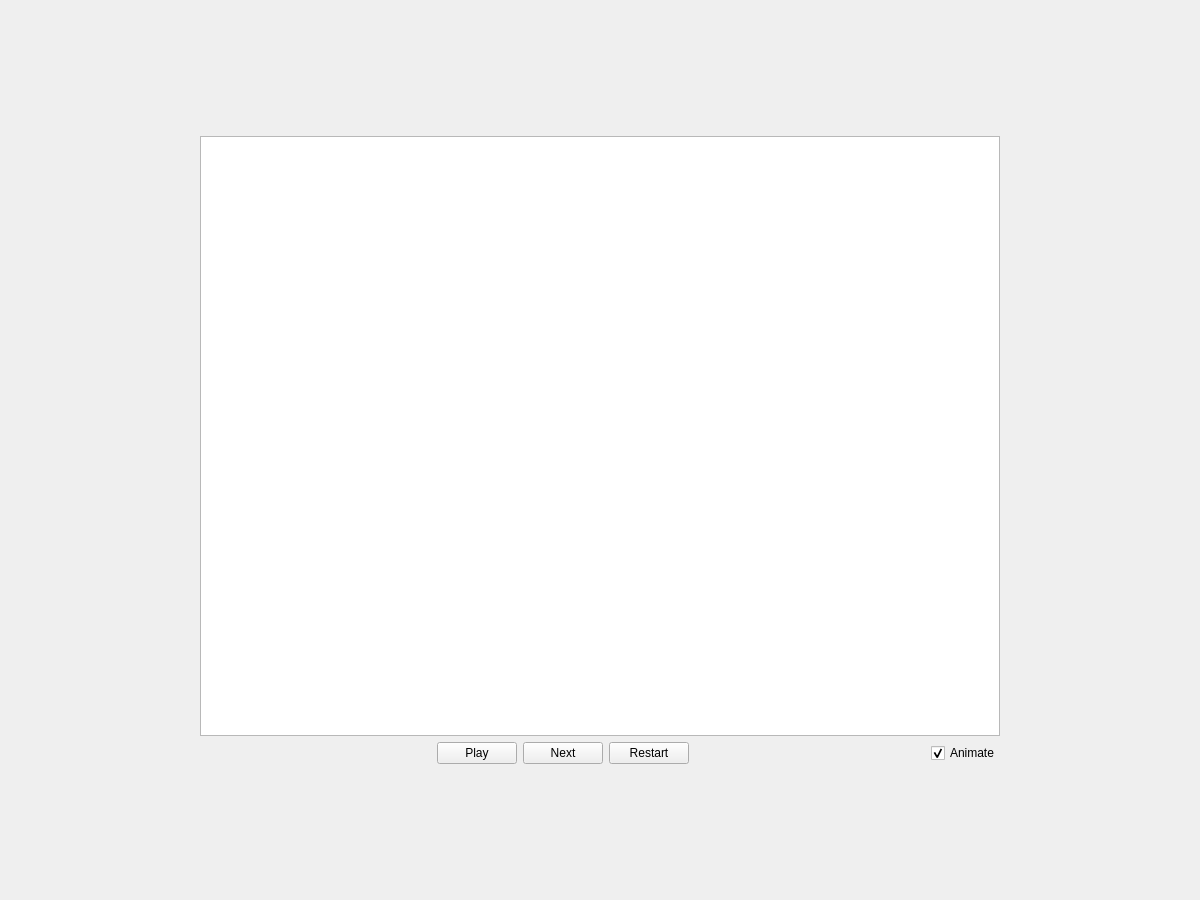
<?xml version="1.0" encoding="UTF-8"?>
<ui version="4.0">
 <class>ReplicatorClass</class>
 <widget class="QMainWindow" name="ReplicatorClass">
  <property name="geometry">
   <rect>
    <x>0</x>
    <y>0</y>
    <width>1200</width>
    <height>900</height>
   </rect>
  </property>
  <property name="windowTitle">
   <string>Replicator</string>
  </property>
  <widget class="QWidget" name="centralWidget">
   <property name="minimumSize">
    <size>
     <width>1200</width>
     <height>900</height>
    </size>
   </property>
   <layout class="QGridLayout" name="gridLayout_2">
    <item row="0" column="0">
     <layout class="QGridLayout" name="gridLayout">
      <item row="2" column="0">
       <spacer name="horizontalSpacer">
        <property name="orientation">
         <enum>Qt::Horizontal</enum>
        </property>
        <property name="sizeHint" stdset="0">
         <size>
          <width>40</width>
          <height>20</height>
         </size>
        </property>
       </spacer>
      </item>
      <item row="0" column="1">
       <spacer name="verticalSpacer">
        <property name="orientation">
         <enum>Qt::Vertical</enum>
        </property>
        <property name="sizeHint" stdset="0">
         <size>
          <width>20</width>
          <height>40</height>
         </size>
        </property>
       </spacer>
      </item>
      <item row="4" column="1">
       <spacer name="verticalSpacer_2">
        <property name="orientation">
         <enum>Qt::Vertical</enum>
        </property>
        <property name="sizeHint" stdset="0">
         <size>
          <width>20</width>
          <height>40</height>
         </size>
        </property>
       </spacer>
      </item>
      <item row="2" column="1">
       <widget class="QGraphicsView" name="graphicsView">
        <property name="sizePolicy">
         <sizepolicy hsizetype="Fixed" vsizetype="Fixed">
          <horstretch>0</horstretch>
          <verstretch>0</verstretch>
         </sizepolicy>
        </property>
        <property name="minimumSize">
         <size>
          <width>800</width>
          <height>600</height>
         </size>
        </property>
       </widget>
      </item>
      <item row="2" column="2">
       <spacer name="horizontalSpacer_2">
        <property name="orientation">
         <enum>Qt::Horizontal</enum>
        </property>
        <property name="sizeHint" stdset="0">
         <size>
          <width>40</width>
          <height>20</height>
         </size>
        </property>
       </spacer>
      </item>
      <item row="3" column="1">
       <layout class="QHBoxLayout" name="horizontalLayout">
        <item>
         <spacer name="horizontalSpacer_3">
          <property name="orientation">
           <enum>Qt::Horizontal</enum>
          </property>
          <property name="sizeHint" stdset="0">
           <size>
            <width>40</width>
            <height>20</height>
           </size>
          </property>
         </spacer>
        </item>
        <item>
         <widget class="QPushButton" name="playPause">
          <property name="text">
           <string>Play</string>
          </property>
         </widget>
        </item>
        <item>
         <widget class="QPushButton" name="next">
          <property name="text">
           <string>Next</string>
          </property>
         </widget>
        </item>
        <item>
         <widget class="QPushButton" name="restart">
          <property name="text">
           <string>Restart</string>
          </property>
         </widget>
        </item>
        <item>
         <spacer name="horizontalSpacer_5">
          <property name="orientation">
           <enum>Qt::Horizontal</enum>
          </property>
          <property name="sizeHint" stdset="0">
           <size>
            <width>40</width>
            <height>20</height>
           </size>
          </property>
         </spacer>
        </item>
        <item>
         <widget class="QCheckBox" name="animate">
          <property name="text">
           <string>Animate</string>
          </property>
          <property name="checked">
           <bool>true</bool>
          </property>
         </widget>
        </item>
       </layout>
      </item>
     </layout>
    </item>
   </layout>
  </widget>
 </widget>
 <layoutdefault spacing="6" margin="11"/>
 <resources>
  <include location="replicator.qrc"/>
 </resources>
 <connections/>
</ui>
